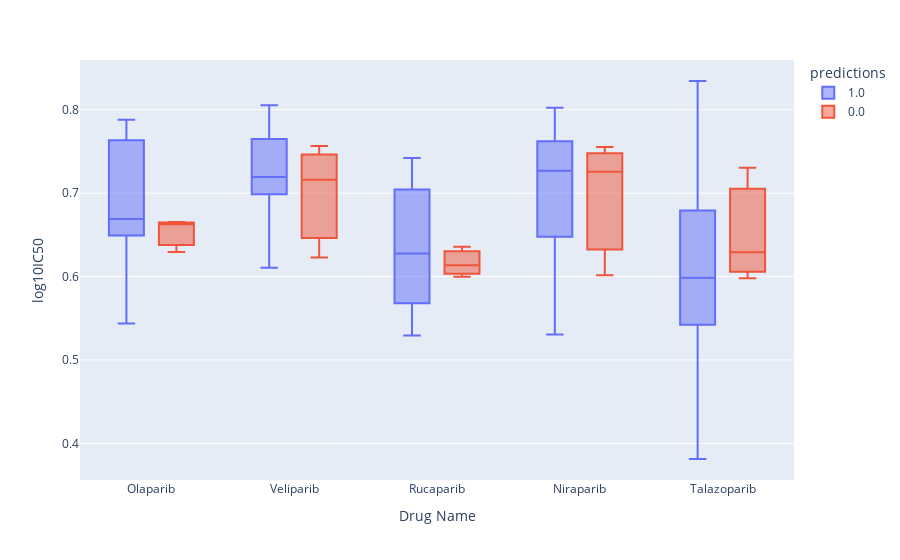

The notebook cell this image was saved under:
### Code cell
merged = parpi_resp_filt.merge(breast_filt.reset_index(), left_on='Cell Line Name', right_on='index')
px.box(merged, x = 'Drug Name', y = 'log10IC50', color = 'predictions')

### Figure 1 — Plotly figure (JSON) as saved in the notebook; plotly's stock layout.template omitted (floating-point values rounded to 4 significant figures)
{"data": [{"alignmentgroup": "True", "hovertemplate": "predictions=1.0<br>Drug Name=%{x}<br>log10IC50=%{y}<extra></extra>", "legendgroup": "1.0", "marker": {"color": "#636efa"}, "name": "1.0", "notched": false, "offsetgroup": "1.0", "orientation": "v", "showlegend": true, "type": "box", "x": ["Olaparib", "Olaparib", "Olaparib", "Olaparib", "Olaparib", "Olaparib", "Olaparib", "Olaparib", "Olaparib", "Olaparib", "Olaparib", "Olaparib", "Olaparib", "Olaparib", "Veliparib", "Veliparib", "Veliparib", "Veliparib", "Veliparib", "Veliparib", "Veliparib", "Veliparib", "Veliparib", "Veliparib", "Veliparib", "Veliparib", "Veliparib", "Veliparib", "Rucaparib", "Rucaparib", "Rucaparib", "Rucaparib", "Rucaparib", "Rucaparib", "Rucaparib", "Rucaparib", "Rucaparib", "Rucaparib", "Rucaparib", "Rucaparib", "Rucaparib", "Rucaparib", "Niraparib", "Niraparib", "Niraparib", "Niraparib", "Niraparib", "Niraparib", "Niraparib", "Niraparib", "Niraparib", "Niraparib", "Niraparib", "Niraparib", "Niraparib", "Talazoparib", "Talazoparib", "Talazoparib", "Talazoparib", "Talazoparib", "Talazoparib", "Talazoparib", "Talazoparib", "Talazoparib", "Talazoparib", "Talazoparib", "Talazoparib", "Talazoparib", "Talazoparib"], "x0": " ", "xaxis": "x", "y": [0.604, 0.7249, 0.6493, 0.5436, 0.6636, 0.7735, 0.669, 0.788, 0.727, 0.669, 0.7636, 0.6186, 0.6493, 0.7688, 0.6988, 0.7679, 0.7099, 0.6104, 0.765, 0.7706, 0.6903, 0.7445, 0.7583, 0.7082, 0.7101, 0.6869, 0.7284, 0.8053, 0.58, 0.7043, 0.5648, 0.5638, 0.7243, 0.7259, 0.5817, 0.6373, 0.6947, 0.5681, 0.676, 0.5294, 0.6181, 0.7421, 0.7268, 0.7606, 0.614, 0.5304, 0.8025, 0.6903, 0.7855, 0.7532, 0.7418, 0.5983, 0.7223, 0.6588, 0.7674, 0.6502, 0.5795, 0.7231, 0.3936, 0.3812, 0.6793, 0.6066, 0.5662, 0.6385, 0.7086, 0.5902, 0.5421, 0.4469, 0.8345], "y0": " ", "yaxis": "y"}, {"alignmentgroup": "True", "hovertemplate": "predictions=0.0<br>Drug Name=%{x}<br>log10IC50=%{y}<extra></extra>", "legendgroup": "0.0", "marker": {"color": "#EF553B"}, "name": "0.0", "notched": false, "offsetgroup": "0.0", "orientation": "v", "showlegend": true, "type": "box", "x": ["Olaparib", "Olaparib", "Olaparib", "Veliparib", "Veliparib", "Veliparib", "Rucaparib", "Rucaparib", "Rucaparib", "Niraparib", "Niraparib", "Niraparib", "Talazoparib", "Talazoparib", "Talazoparib"], "x0": " ", "xaxis": "x", "y": [0.6295, 0.6654, 0.6627, 0.716, 0.7564, 0.6228, 0.6358, 0.5998, 0.6137, 0.6014, 0.7555, 0.7256, 0.5979, 0.6292, 0.7306], "y0": " ", "yaxis": "y"}], "layout": {"boxmode": "group", "legend": {"title": {"text": "predictions"}, "tracegroupgap": 0}, "margin": {"t": 60}, "xaxis": {"anchor": "y", "domain": [0, 1], "title": {"text": "Drug Name"}}, "yaxis": {"anchor": "x", "domain": [0, 1], "title": {"text": "log10IC50"}}}}
